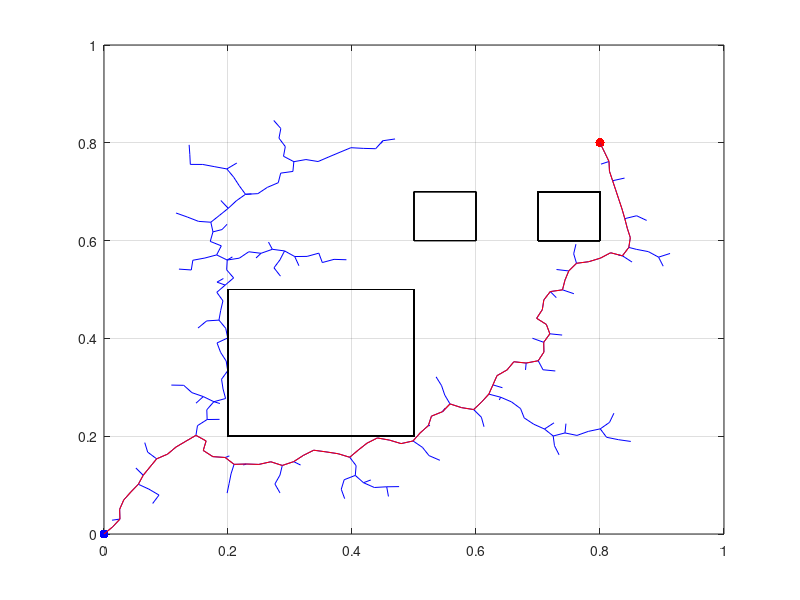

Write MATLAB code to recreate this figure.
function RRT_tedrake

	% makes the basic, pretty RRT plot
	x_start = [0.0;0.0];
	x_goal = [0.8;0.8];
	goal_bias = 0.05;
	max_edge_length = 0.02;
	step_length = 0.002;

	N = 10000;
	V = repmat(x_start,1,N);
	parent = nan(1,N-1);
	xtraj = [];

	hold off;
	plot(x_start(1),x_start(2),'b.','MarkerSize',20);
	hold on;
	plot(x_goal(1),x_goal(2),'r.','MarkerSize',20);
	axis([0,1,0,1]);
	grid on;

	n=2;

	while n <= N
		try_goal = rand < goal_bias;
		if try_goal
			xs = x_goal;
		else
			xs = rand(2,1);
			if checkConstraints(xs)
				continue;
			end
		end
	
		d = euclidianDistance(V(:,1:n-1),xs);
		[dmin,imin] = min(d);
	
		if dmin > max_edge_length
			xs = V(:,imin)+(max_edge_length/dmin)*(xs - V(:,imin));
			dmin = max_edge_length;
			try_goal = false;
		end
	
		if dmin > step_length
			num_intermediate_samples = 2 + ceil(dmin/step_length);
			xss = linspacevec(V(:,imin),xs,num_intermediate_samples);
			% check constraints for each point
			valid = true;
			for i = 2: num_intermediate_samples-1
				if checkConstraints(xss(:,i))
					valid = false;
					break;
				end
			end
			if ~valid
				continue;
			end
		end
	
		line([V(1,imin),xs(1)],[V(2,imin),xs(2)],'Color','b');
		V(:,n) = xs;
		parent(n-1) = imin;
	
		drawnow;
	
		if(try_goal)
			path = n;
			while path(1) > 1
				path = [parent(path(1)-1),path];
				line([V(1,path(2)),V(1,path(1))],[V(2,path(2)),V(2,path(1))],'Color','r');
				drawnow;
			end
			return;
		end
		
		n = n + 1;
	end
end



function d = euclidianDistance(X,xs)
	d = sqrt(sum((X-repmat(xs,1,size(X,2))).^2,1));
end

function y = linspacevec(d1,d2,n)
	y = repmat(d1,1,n) + (d2-d1)*(0:n-1)/(n-1);
end

% checks whether a point is in a forbidden area
function [constrained] = checkConstraints(node)
	if((node(1) > 0.2) && (node(1) < 0.5) && (node(2) > 0.2) && (node(2) < 0.5))
		% plot forbidden area in black (rectangle)
		plot([0.2 0.5],[0.2 0.2],'k')
		plot([0.2 0.2],[0.2 0.5],'k')
		plot([0.2 0.5],[0.5 0.5],'k')
		plot([0.5 0.5],[0.2 0.5],'k')
		constrained = 1;
	elseif((node(1) > 0.7) && (node(1) < 0.8) && (node(2) > 0.6) && (node(2) < 0.7))
		% plot forbidden area in black (rectangle)
		plot([0.7 0.8],[0.6 0.6],'k')
		plot([0.7 0.7],[0.6 0.7],'k')
		plot([0.7 0.8],[0.7 0.7],'k')
		plot([0.8 0.8],[0.6 0.7],'k')
		constrained = 1;
	elseif((node(1) > 0.5) && (node(1) < 0.6) && (node(2) > 0.6) && (node(2) < 0.7))
		% plot forbidden area in black (rectangle)
		plot([0.5 0.6],[0.6 0.6],'k')
		plot([0.5 0.5],[0.6 0.7],'k')
		plot([0.5 0.6],[0.7 0.7],'k')
		plot([0.6 0.6],[0.6 0.7],'k')
		constrained = 1;
	else
		constrained = 0;
	end
end
